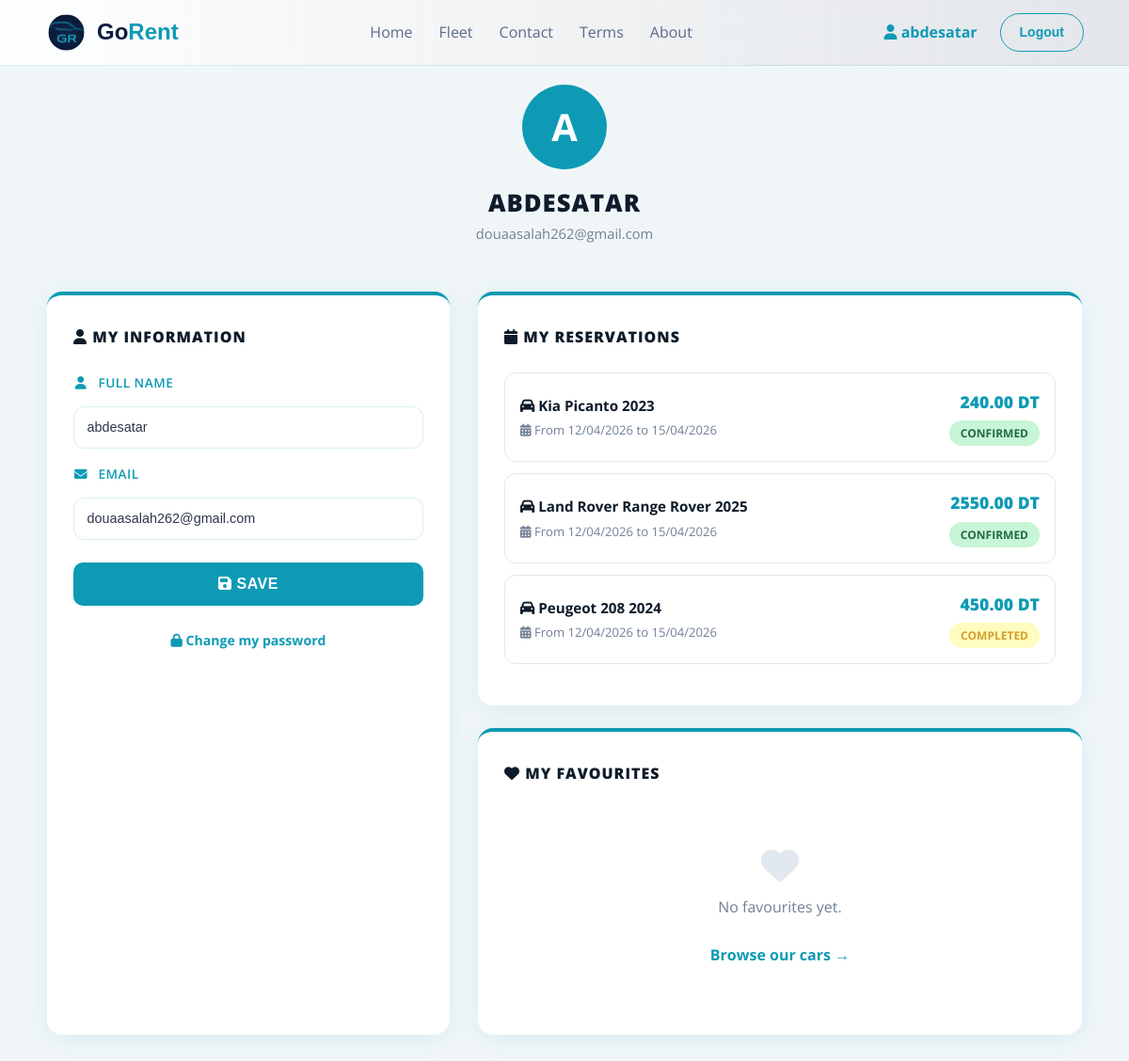
/profil.php (signed in), run on an earlier commit of the app's database.
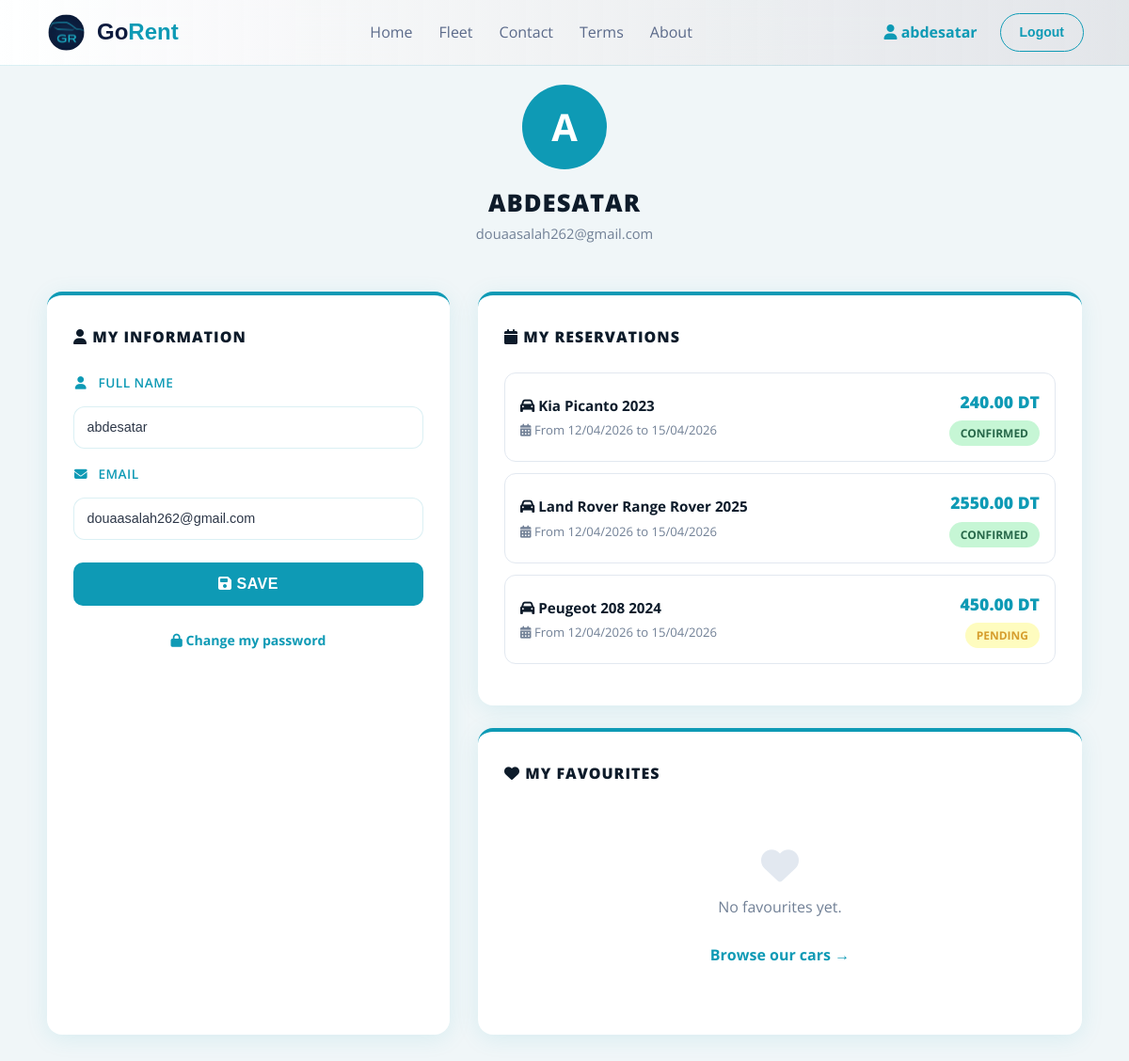
And on a later commit of the database.
### tables this page shows
CREATE TABLE `reservation` (
  `id_reservation` int(11) NOT NULL,
  `id_client` int(11) NOT NULL,
  `id_voiture` int(11) NOT NULL,
  `date_reservation` timestamp NOT NULL DEFAULT current_timestamp(),
  `date_debut` date NOT NULL,
  `date_fin` date NOT NULL,
  `statut` varchar(20) DEFAULT 'En attente',
  `total` decimal(10,2) DEFAULT NULL,
  `telephone` varchar(20) DEFAULT NULL,
  `adresse` text DEFAULT NULL,
  `datenaiss` date DEFAULT NULL,
  `civility` varchar(10) DEFAULT NULL
);

CREATE TABLE `voitures` (
  `id` int(11) NOT NULL,
  `marque` varchar(20) NOT NULL,
  `modele` varchar(20) NOT NULL,
  `annee` int(11) NOT NULL,
  `imgfront` varchar(255) NOT NULL,
  `imginter` varchar(255) NOT NULL,
  `imgcote` varchar(255) NOT NULL,
  `type` varchar(20) NOT NULL,
  `boite` varchar(20) NOT NULL,
  `carburant` varchar(20) NOT NULL,
  `places` int(11) NOT NULL,
  `bagages` int(11) NOT NULL,
  `prix` decimal(6,0) NOT NULL
);

### profil.php (the view, shortened to what this page needs)
<?php
$conn = new mysqli('localhost', 'root', '', 'locationvoitures');
$user_id = $_SESSION['user_id'];
$stmt = $conn->prepare("SELECT nom, email FROM users WHERE idclient = ?");
$stmt->bind_param("i", $user_id);
$stmt->execute();
$stmt->bind_result($nom, $email);
$reservations = [];
$res = $conn->prepare("
    SELECT r.id_reservation, v.marque, v.modele, v.annee, r.date_debut, r.date_fin, r.statut, r.total
    FROM reservation r
    JOIN voitures v ON r.id_voiture = v.id
    WHERE r.id_client = ?
    ORDER BY r.date_reservation DESC
");
$res->bind_param("i", $user_id);
$res->execute();
$result = $res->get_result();
while ($row = $result->fetch_assoc()) {
    $reservations[] = $row;
}
$favoris = [];
?>
<?php include 'navbar.php'; ?>
<div class="profil-page">
    <div class="profil-header">
        <div class="profil-avatar">
            <?= strtoupper(substr($nom, 0, 1)) ?>
        </div>
        <h2><?= htmlspecialchars($nom) ?></h2>
        <p><?= htmlspecialchars($email) ?></p>
    </div>
    <div class="profil-grid">
        <div class="profil-card">
            <h3><i class="fa fa-user"></i> My Information</h3>
            <form method="POST">
                <div class="form-group">
                    <label><i class="fa fa-user"></i> Full Name</label>
                    <input type="text" name="nom" value="<?= htmlspecialchars($nom) ?>" required>
                </div>
                <div class="form-group">
                    <label><i class="fa fa-envelope"></i> Email</label>
                    <input type="email" name="email" value="<?= htmlspecialchars($email) ?>" required>
                </div>
                <button type="submit" name="modifier_profil" class="btn-submit">
                    <i class="fa fa-floppy-disk"></i> Save
                </button>
            </form>
            <br>
            <a href="forgot_password.php"
                style="display:block; text-align:center; color:var(--blue); font-size:0.88rem; font-weight:700; text-decoration:none;">
                <i class="fa fa-lock"></i> Change my password
            </a>
        </div>
        <div class="profil-right-col">
            <div class="reservations-card">
                <h3><i class="fa fa-calendar"></i> My Reservations</h3>
                <?php if (empty($reservations)): ?>
                    <div class="empty-reservations">
                        <i class="fa fa-car"></i>
                        <p>No reservations yet.</p>
                        <br>
                        <a href="home.php#fleet-section" style="color:var(--blue); font-weight:700; text-decoration:none;">
                            Browse our cars →
                        </a>
                    </div>
                <?php else: ?>
                    <?php foreach ($reservations as $r): ?>
                        <div class="reservation-item">
                            <div class="reservation-info">
                                <h4><i class="fa fa-car"></i> <?= $r['marque'] . ' ' . $r['modele'] . ' ' . $r['annee'] ?>
                                </h4>
                                <p><i class="fa fa-calendar-days"></i> From
                                    <?= date('d/m/Y', strtotime($r['date_debut'])) ?> to
                                    <?= date('d/m/Y', strtotime($r['date_fin'])) ?>
                                </p>
                            </div>
                            <div class="reservation-right">
                                <div class="prix"><?= $r['total'] ?? '—' ?> DT</div>
                                <?php
                                $statut = strtolower($r['statut']);
                                $classe = match ($statut) {
                                    'Confirmed', 'confirmed' => 'statut-confirmee',
                                    'Cancelled', 'cancelled' => 'statut-annulee',
                                    default => 'statut-attente'
                                };
                                ?>
                                <span class="statut <?= $classe ?>"><?= $r['statut'] ?></span>
                            </div>
                        </div>
                    <?php endforeach; ?>
                <?php endif; ?>
            </div>
            <div class="reservations-card">
                <h3><i class="fa fa-heart"></i> My Favourites</h3>
                <?php if (empty($favoris)): ?>
                    <div class="empty-reservations">
                        <i class="fa fa-heart"></i>
                        <p>No favourites yet.</p>
                        <br>
                        <a href="home.php#fleet-section" style="color:var(--blue); font-weight:700; text-decoration:none;">
                            Browse our cars →
                        </a>
                    </div>
                <?php endif; ?>
            </div>
        </div>
    </div>
</div>
</body>
</html>

What changed in the data, as far as the page shows it:
changed reservation "Peugeot": statut "COMPLETED" → "PENDING"
